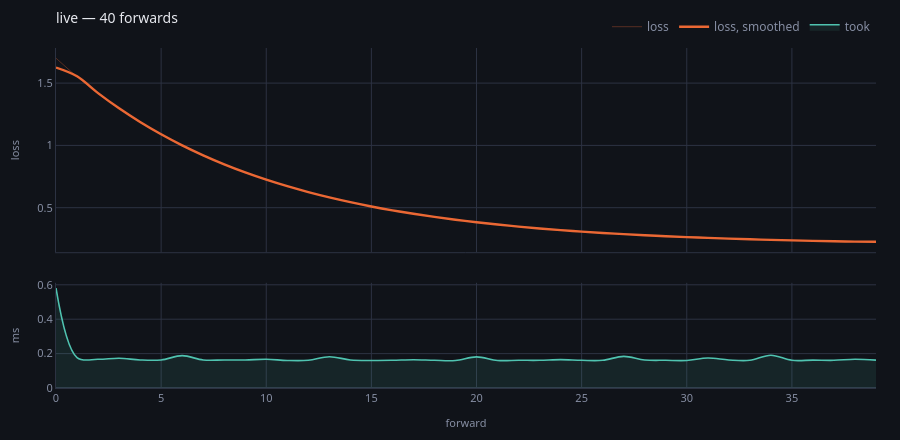

The notebook cell this image was saved under:
### Markdown cell above
## The same figure, live

`Live` is handed facts as they happen and fills **the same drawing function**
as `progress`. It can, because a fact read back is the very dict a watcher was
given. A live view and a report written twice are two things that slowly stop
agreeing.

With `ipywidgets` installed, `live.widget()` redraws in place; without one it
still tallies everything and the cell shows the figure at any moment.

### Code cell
live = Live(title="live")

for step in range(40):
    g.forward("the quick brown fox jumps", watching=live)
    live({"fact": "loss", "value": 1.5 * 0.9**step + 0.2})

live

### Figure 1 — Plotly figure (JSON) as saved in the notebook; plotly's stock layout.template omitted (floating-point values rounded to 4 significant figures)
{"data": [{"hovertemplate": "forward %{x}<br>loss %{y:.4g}<extra></extra>", "line": {"color": "#eb6834", "width": 1}, "mode": "lines", "name": "loss", "opacity": 0.32, "type": "scatter", "x": [0, 1, 2, 3, 4, 5, 6, 7, 8, 9, 10, 11, 12, 13, 14, 15, 16, 17, 18, 19, 20, 21, 22, 23, 24, 25, 26, 27, 28, 29, 30, 31, 32, 33, 34, 35, 36, 37, 38, 39], "xaxis": "x", "y": [1.7, 1.55, 1.415, 1.294, 1.184, 1.086, 0.9972, 0.9174, 0.8457, 0.7811, 0.723, 0.6707, 0.6236, 0.5813, 0.5432, 0.5088, 0.478, 0.4502, 0.4251, 0.4026, 0.3824, 0.3641, 0.3477, 0.3329, 0.3196, 0.3077, 0.2969, 0.2872, 0.2785, 0.2707, 0.2636, 0.2572, 0.2515, 0.2464, 0.2417, 0.2375, 0.2338, 0.2304, 0.2274, 0.2246], "yaxis": "y"}, {"hovertemplate": "forward %{x}<br>mean %{y:.4g}<extra></extra>", "line": {"color": "#eb6834", "shape": "spline", "width": 2.4}, "mode": "lines", "name": "loss, smoothed", "type": "scatter", "x": [0, 1, 2, 3, 4, 5, 6, 7, 8, 9, 10, 11, 12, 13, 14, 15, 16, 17, 18, 19, 20, 21, 22, 23, 24, 25, 26, 27, 28, 29, 30, 31, 32, 33, 34, 35, 36, 37, 38, 39], "xaxis": "x", "y": [1.625, 1.555, 1.419, 1.298, 1.188, 1.089, 1.0, 0.9201, 0.8481, 0.7833, 0.725, 0.6725, 0.6252, 0.5827, 0.5444, 0.51, 0.479, 0.4511, 0.426, 0.4034, 0.383, 0.3647, 0.3483, 0.3334, 0.3201, 0.3081, 0.2973, 0.2875, 0.2788, 0.2709, 0.2638, 0.2574, 0.2517, 0.2465, 0.2419, 0.2377, 0.2339, 0.2305, 0.2275, 0.226], "yaxis": "y"}, {"fill": "tozeroy", "fillcolor": "rgba(79,195,176,0.10)", "hovertemplate": "forward %{x}<br>%{y:.1f} ms<extra></extra>", "line": {"color": "#4fc3b0", "shape": "spline", "width": 1.6}, "mode": "lines", "name": "took", "type": "scatter", "x": [0, 1, 2, 3, 4, 5, 6, 7, 8, 9, 10, 11, 12, 13, 14, 15, 16, 17, 18, 19, 20, 21, 22, 23, 24, 25, 26, 27, 28, 29, 30, 31, 32, 33, 34, 35, 36, 37, 38, 39], "xaxis": "x2", "y": [0.581, 0.177, 0.167, 0.173, 0.163, 0.163, 0.188, 0.163, 0.163, 0.163, 0.167, 0.16, 0.161, 0.182, 0.163, 0.16, 0.161, 0.164, 0.161, 0.16, 0.181, 0.16, 0.161, 0.161, 0.165, 0.161, 0.161, 0.184, 0.163, 0.161, 0.16, 0.174, 0.163, 0.161, 0.19, 0.161, 0.162, 0.161, 0.167, 0.162], "yaxis": "y2"}, {"hovertemplate": "forward %{x} broke<extra></extra>", "marker": {"color": "#ef5f6b", "size": 9, "symbol": "x"}, "mode": "markers", "name": "broke", "showlegend": false, "type": "scatter", "x": [], "xaxis": "x", "y": [], "yaxis": "y"}], "layout": {"font": {"color": "#e7e9ef", "family": "system-ui, -apple-system, Segoe UI, Roboto, sans-serif", "size": 12}, "height": 440, "hoverlabel": {"align": "left", "bgcolor": "#1a1e28", "bordercolor": "#2c3242", "font": {"color": "#e7e9ef", "family": "system-ui, -apple-system, Segoe UI, Roboto, sans-serif"}}, "hovermode": "x unified", "legend": {"bgcolor": "rgba(0,0,0,0)", "font": {"color": "#868ea3"}, "orientation": "h", "x": 1, "xanchor": "right", "y": 1.02, "yanchor": "bottom"}, "margin": {"b": 44, "l": 56, "r": 24, "t": 44}, "paper_bgcolor": "#101319", "plot_bgcolor": "#101319", "title": {"font": {"size": 14}, "text": "live — 40 forwards", "x": 0, "xanchor": "left", "xref": "paper", "y": 0.97, "yanchor": "top"}, "xaxis": {"anchor": "y", "domain": [0.0, 1.0], "gridcolor": "#2c3242", "linecolor": "#2c3242", "matches": "x2", "showticklabels": false, "tickfont": {"color": "#868ea3", "size": 11}, "title": {"font": {"color": "#868ea3", "size": 11}}, "zerolinecolor": "#2c3242"}, "xaxis2": {"anchor": "y2", "domain": [0.0, 1.0], "gridcolor": "#2c3242", "linecolor": "#2c3242", "tickfont": {"color": "#868ea3", "size": 11}, "title": {"font": {"color": "#868ea3", "size": 11}, "text": "forward"}, "zerolinecolor": "#2c3242"}, "yaxis": {"anchor": "x", "domain": [0.3994, 1.0], "gridcolor": "#2c3242", "linecolor": "#2c3242", "tickfont": {"color": "#868ea3", "size": 11}, "title": {"font": {"color": "#868ea3", "size": 11}, "text": "loss"}, "zerolinecolor": "#2c3242"}, "yaxis2": {"anchor": "x2", "domain": [0.0, 0.3094], "gridcolor": "#2c3242", "linecolor": "#2c3242", "rangemode": "tozero", "tickfont": {"color": "#868ea3", "size": 11}, "title": {"font": {"color": "#868ea3", "size": 11}, "text": "ms"}, "zerolinecolor": "#2c3242"}}}
